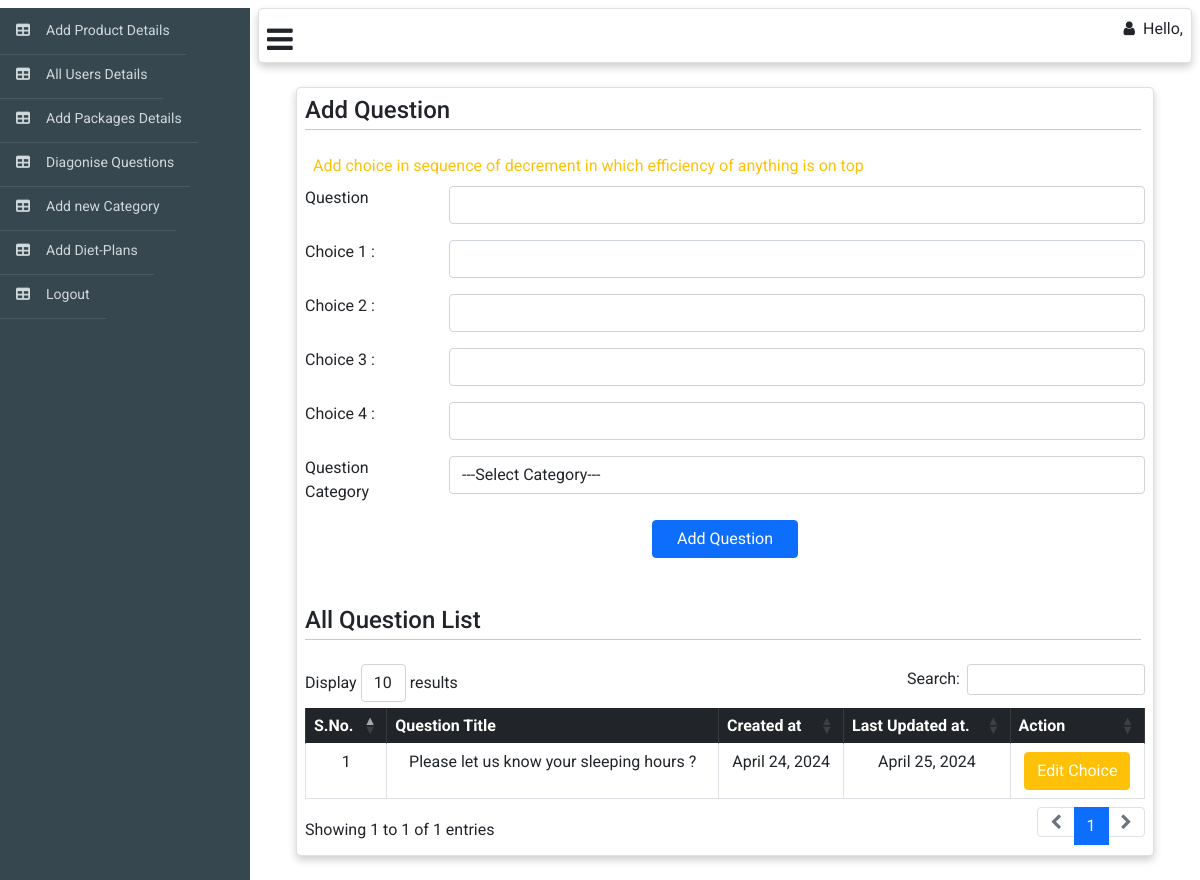
Page /web_admin/add-questions on the earlier database version.
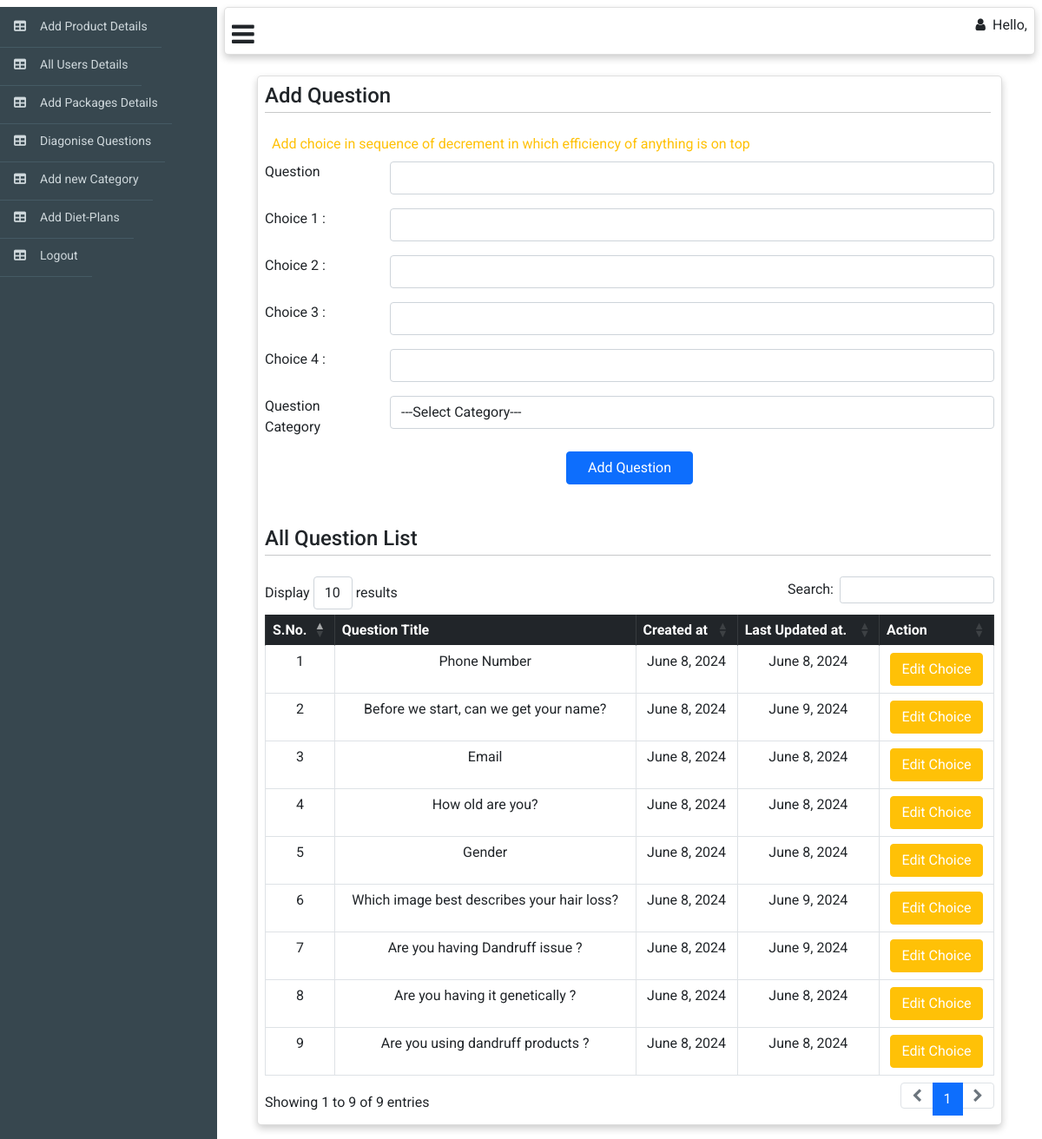
Same page on the later database version.
### web_admin/models.py (models this page shows)
class questions(models.Model):
    question = models.TextField()
    category = models.ForeignKey(category,on_delete=models.CASCADE)
    gender = models.CharField(max_length=15, choices=Gender,blank=True,null=True)
    is_subque = models.BooleanField(default=False)
    main_que = models.ForeignKey('self',on_delete=models.CASCADE,blank=True,null=True)
    is_scoring_que = models.BooleanField(default=True)
    name = models.CharField(max_length=20,null=True,blank=True)
    report_priority = models.IntegerField(null=True,blank=True)
    created_at = models.DateTimeField(auto_now_add=True)
    updated_at = models.DateTimeField(auto_now=True)

### web_admin/views.py (the view, shortened to what this page needs)
# urls.py: path('add-questions',AddQuestions.as_view(),name='add-questions'),
class AddQuestions(APIView):
    template_name = 'add_question.html'
    model = questions
    def get(self,request,*args, **kwargs):
        list = self.model.objects.all()
        category_list = category.objects.all()
        context={'list':list,'category_list':category_list}
        return render(request,self.template_name,context)

### web_admin/templates/add_question.html (shortened to what this page needs)
{% extends "web_adminbase.html" %} {% block body %}{% load static %}
<div class="m-4">
  <div class="card me-6 p-2" style="width: auto">
    <h4 class="m-0 p-0">
      Add Question
      <hr class="hr p-0 mt-1 me-1" />
    </h4>
    <form
      action="/web_admin/add-questions"
      method="post"
      enctype="multipart/form-data"
    >
      <marquee class="text-warning m-2 font-weight-bold"> Add choice in sequence of decrement in which efficiency of anything is on top</marquee>
      <div class="form-group row mt-2">
        <label for="" class="col-sm-2 form-control-label">Question </label>
        <div class="col-sm-10">
          <input type="text" name="question" id="alias-textbox" class="form-control" />
        </div>
      </div>
      <div class="form-group row mt-3">
        <label for="" class="col-sm-2 form-control-label">Choice 1 : </label>
        <div class="col-sm-10">
          <input type="text" name="choice_1" id="alias-textbox" class="form-control" />
        </div>
      </div>
      <div class="form-group row mt-3">
        <label for="" class="col-sm-2 form-control-label">Choice 2 : </label>
        <div class="col-sm-10">
          <input type="text" name="choice_2" id="alias-textbox" class="form-control" />
        </div>
      </div>
      <div class="form-group row mt-3">
        <label for="" class="col-sm-2 form-control-label">Choice 3 : </label>
        <div class="col-sm-10">
          <input type="text" name="choice_3" id="alias-textbox" class="form-control" />
        </div>
      </div>
      <div class="form-group row mt-3">
        <label for="" class="col-sm-2 form-control-label">Choice 4 : </label>
        <div class="col-sm-10">
          <input type="text" name="choice_4" id="alias-textbox" class="form-control" />
        </div>
      </div>
      <div class="form-group row mt-3">
        <label for="" class="col-sm-2 form-control-label">Question Category</label>
        <div class="col-sm-10">
          <select  name="category"
          id="alias-textbox"
          class="form-control"
          required>
          <option  value="" disabled selected hidden>---Select Category---</option>
        </select>
        </div>
      </div>
      <div class="d-flex justify-content-center mt-2">
        <button type="submit" class="btn btn-primary pe-4 ps-4 m-2">
          Add Question
        </button>
      </div>
    </form>
    <h4 class="mt-4 p-0">
      All Question List
      <hr class="hr p-0 mt-1 me-1" />
    </h4>
    <table
      id="example"
      class="table table-bordered text-center"
      style="width: 100%"
    >
      <thead class="table-dark text-center">
        <tr class="p-3 text-center">
          <th>S.No.</th>
          <th>Question Title</th>
          <th>Created at</th>
          <th>Last Updated at.</th>
          <th>Action</th>
        </tr>
      </thead>
      <tbody>
        {% for obj in list %}
        <tr>
          <td>{{forloop.counter}}</td>
          <td>{{obj.question}}</td>
          <td>{{obj.created_at|date}}</td>
          <td>{{obj.updated_at|date}}</td>
          <td><a class="btn btn-warning text-white" href="/web_admin/edit-question/{{obj.id}}">Edit Choice</a></td>
        </tr>
        {% endfor %}
      </tbody>
    </table>
  </div>
</div>
{% endblock %}

Differences in the rows shown:
removed questions: question "Please let us know your sleeping hours ?", created_at "April 24, 2024", updated_at "April 25, 2024"
added questions: question "Phone Number", created_at "June 8, 2024", updated_at "June 8, 2024"
added questions: question "Before we start, can we get your name?", created_at "June 8, 2024", updated_at "June 9, 2024"
added questions: question "Email", created_at "June 8, 2024", updated_at "June 8, 2024"
added questions: question "How old are you?", created_at "June 8, 2024", updated_at "June 8, 2024"
added questions: question "Gender", created_at "June 8, 2024", updated_at "June 8, 2024"
added questions: question "Which image best describes your hair loss?", created_at "June 8, 2024", updated_at "June 9, 2024"
added questions: question "Are you having Dandruff issue ?", created_at "June 8, 2024", updated_at "June 9, 2024"
added questions: question "Are you having it genetically ?", created_at "June 8, 2024", updated_at "June 8, 2024"
added questions: question "Are you using dandruff products ?", created_at "June 8, 2024", updated_at "June 8, 2024"
Other differences:
text written by a page script: "Display results Search: Showing 1 to 1 of 1 entries 1" → "Display results Search: Showing 1 to 9 of 9 entries 1"
